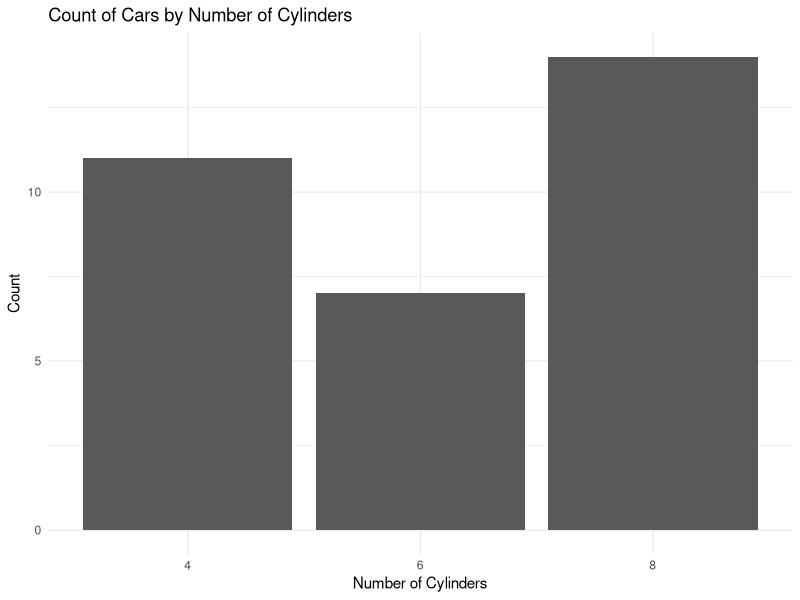
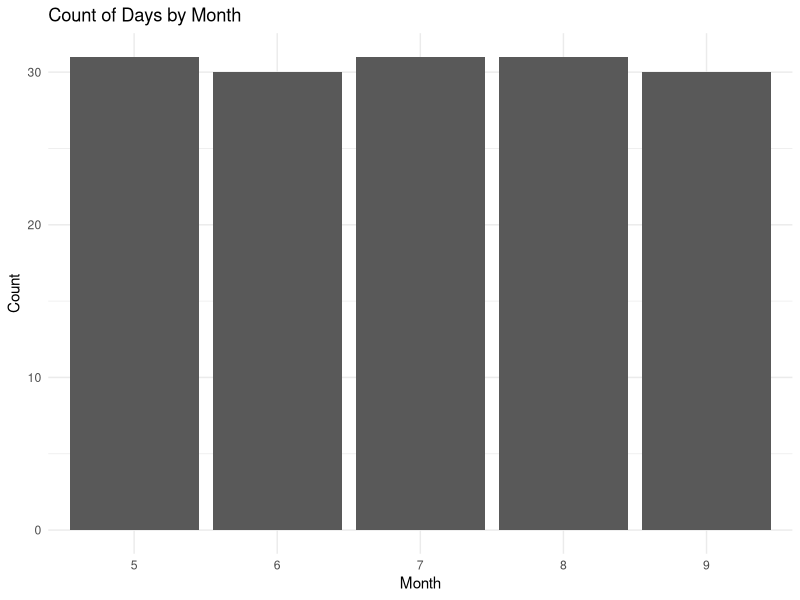
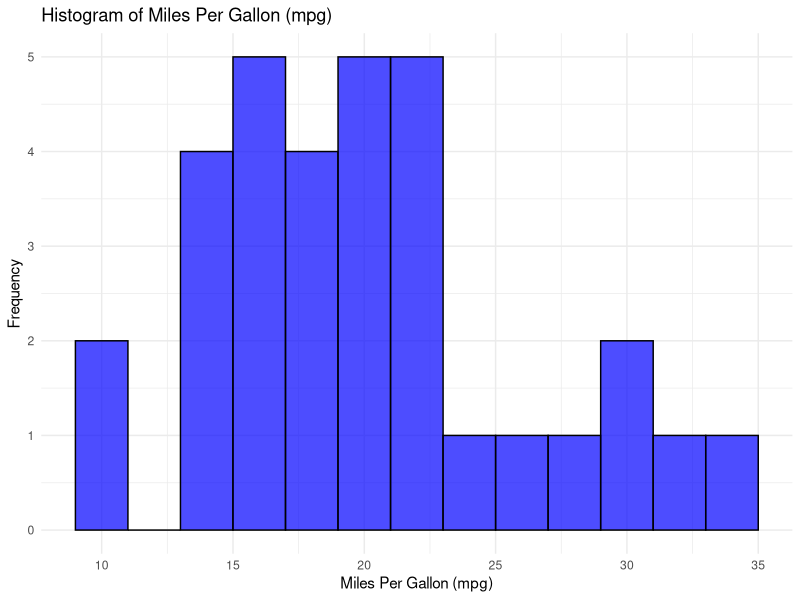
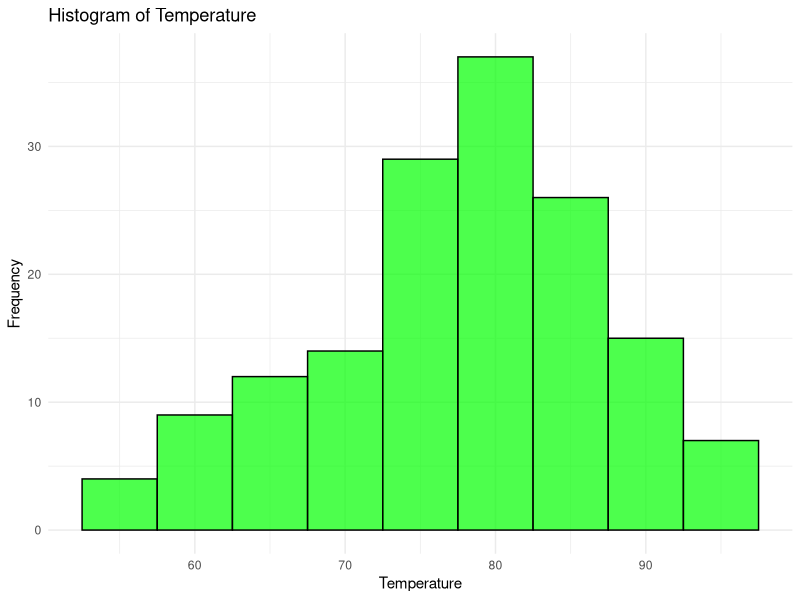
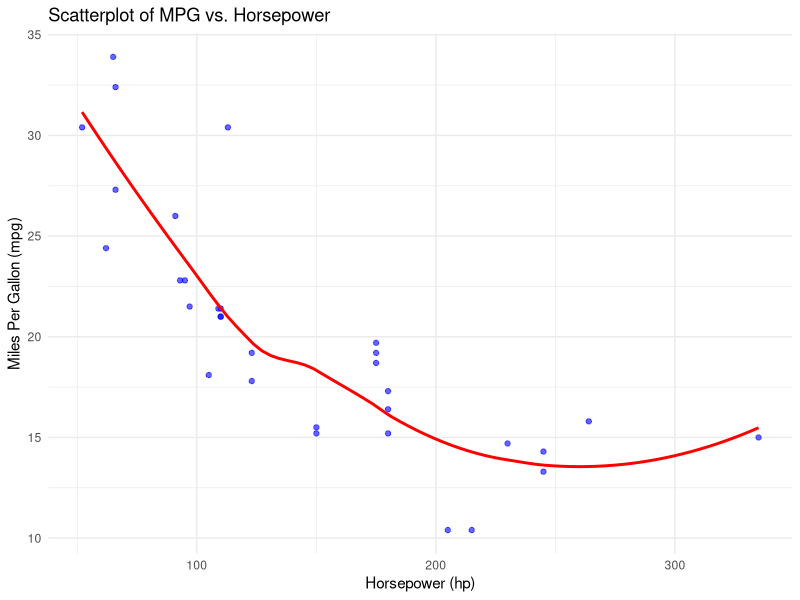
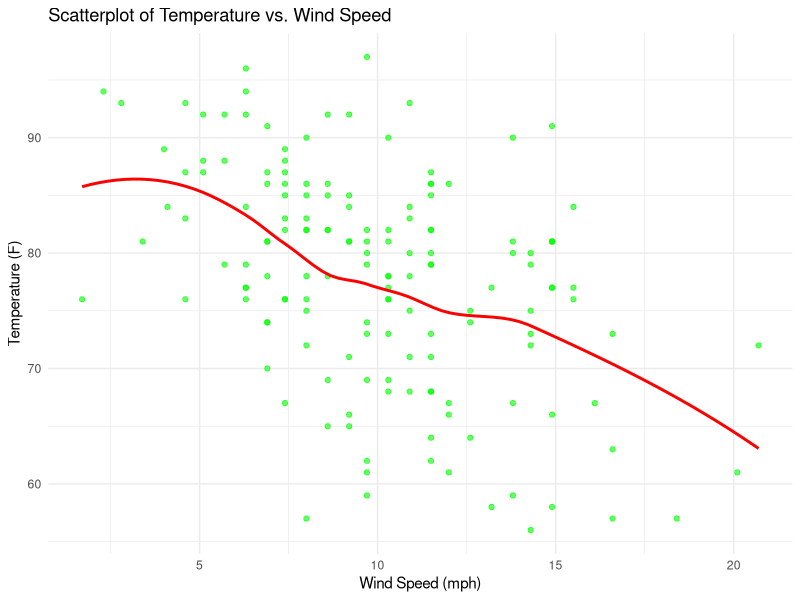
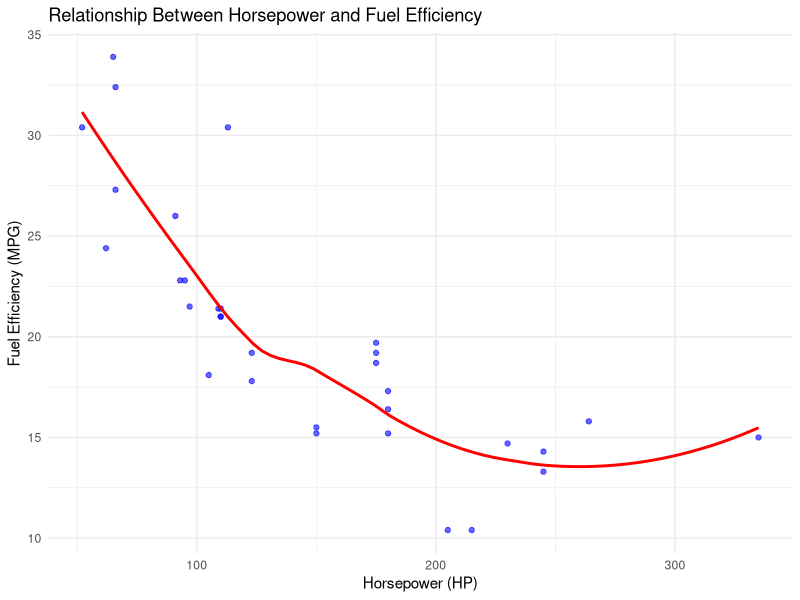
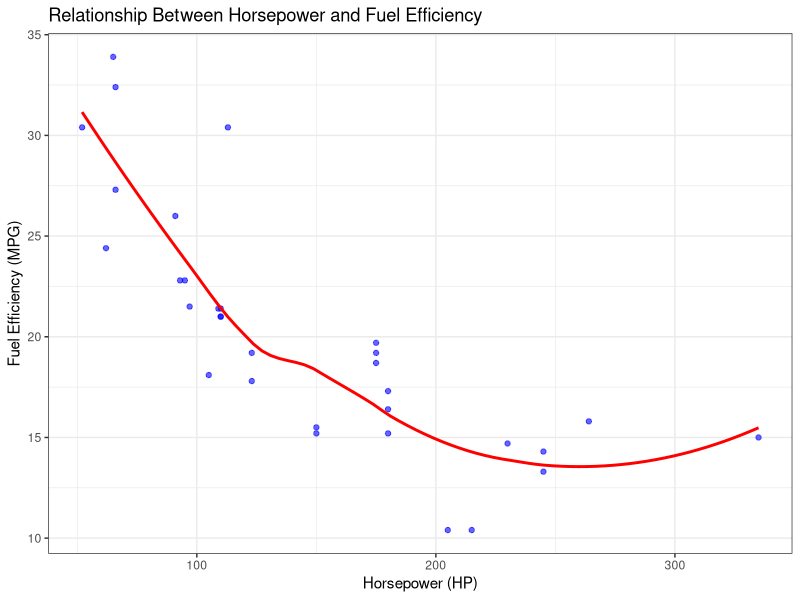

Generate these figures, in order, with R:
#QUESTION 1
# Load ggplot2 package
library(ggplot2)

# Load datasets
data(mtcars)
data(airquality)

# Plot counts by a discrete variable for mtcars (number of cylinders)
ggplot(mtcars, aes(x = as.factor(cyl))) +
  geom_bar() +
  labs(title = "Count of Cars by Number of Cylinders",
       x = "Number of Cylinders",
       y = "Count") +
  theme_minimal()

# Plot counts by a discrete variable for air quality (month)
ggplot(airquality, aes(x = as.factor(Month))) +
  geom_bar() +
  labs(title = "Count of Days by Month",
       x = "Month",
       y = "Count") +
  theme_minimal()

#QUESTION 2
# Histogram for mtcars (miles per gallon)
ggplot(mtcars, aes(x = mpg)) +
  geom_histogram(binwidth = 2, fill = "blue", color = "black", alpha = 0.7) +
  labs(title = "Histogram of Miles Per Gallon (mpg)",
       x = "Miles Per Gallon (mpg)",
       y = "Frequency") +
  theme_minimal()

# Histogram for airquality (temperature)
ggplot(airquality, aes(x = Temp)) +
  geom_histogram(binwidth = 5, fill = "green", color = "black", alpha = 0.7) +
  labs(title = "Histogram of Temperature",
       x = "Temperature",
       y = "Frequency") +
  theme_minimal()

#QUESTION 3
# Load packages
install.packages("dplyr")
library(dplyr)
library(ggplot2)
# Calculate mean mpg for each number of cylinders
mtcars_summary <- mtcars %>%
  group_by(cyl) %>%
  summarise(
    mean_mpg = mean(mpg, na.rm = TRUE),
    median_mpg = median(mpg, na.rm = TRUE),
    min_mpg = min(mpg, na.rm = TRUE),
    max_mpg = max(mpg, na.rm = TRUE)
  )

# Print the summary
print(mtcars_summary)


# Calculate mean Temp for each Month
airquality_summary <- airquality %>%
  group_by(Month) %>%
  summarise(
    mean_Temp = mean(Temp, na.rm = TRUE),
    median_Temp = median(Temp, na.rm = TRUE),
    min_Temp = min(Temp, na.rm = TRUE),
    max_Temp = max(Temp, na.rm = TRUE)
  )

# Print the summary
print(airquality_summary)

#QUESTION 4
#MTCARS
# Scatter plot of mpg vs. hp with smoothed conditional mean line
ggplot(mtcars, aes(x = hp, y = mpg)) +
  geom_point(color = "blue", alpha = 0.6) +
  geom_smooth(method = "loess", color = "red", se = FALSE) +
  labs(title = "Scatterplot of MPG vs. Horsepower",
       x = "Horsepower (hp)",
       y = "Miles Per Gallon (mpg)") +
  theme_minimal()

#AIR QUALIFY
# Scatterplot of Temp vs. Wind with smoothed conditional mean line
ggplot(airquality, aes(x = Wind, y = Temp)) +
  geom_point(color = "green", alpha = 0.6) +
  geom_smooth(method = "loess", color = "red", se = FALSE) +
  labs(title = "Scatterplot of Temperature vs. Wind Speed",
       x = "Wind Speed (mph)",
       y = "Temperature (F)") +
  theme_minimal()

#QUESTION 5
# Load ggplot2 package
library(ggplot2)

# Scatter plot of mpg vs. hp with smoothed conditional mean line and updated labels
ggplot(mtcars, aes(x = hp, y = mpg)) +
  geom_point(color = "blue", alpha = 0.6) +
  geom_smooth(method = "loess", color = "red", se = FALSE) +
  labs(title = "Relationship Between Horsepower and Fuel Efficiency",
       x = "Horsepower (HP)",
       y = "Fuel Efficiency (MPG)") +
  theme_minimal()

#QUESTION 6
# Load ggplot2 package
library(ggplot2)

# Scatterplot of mpg vs. hp with smoothed conditional mean line and updated labels
ggplot(mtcars, aes(x = hp, y = mpg)) +
  geom_point(color = "blue", alpha = 0.6) +
  geom_smooth(method = "loess", color = "red", se = FALSE) +
  labs(title = "Relationship Between Horsepower and Fuel Efficiency",
       x = "Horsepower (HP)",
       y = "Fuel Efficiency (MPG)") +
  theme_bw()  # Change theme to theme_bw (black and white)

#QUESTION 7

# Yields recorded from the 10 randomly selected farmers' fields
yields <- c(14.3, 12.6, 13.7, 10.9, 13.7, 12.0, 11.4, 12.0, 12.6, 13.1)

# Perform a one-sample t-test
t_test_result <- t.test(yields, mu = 12.0)

# Print the result
print(t_test_result)


#QUESTION 8
# Create a data frame with three groups (A, B, and C) each having 3 scores
data <- data.frame(
  Group = rep(c("A", "B", "C"), each = 3),
  Score = c(10, 12, 11, 14, 13, 15, 9, 8, 10)
)

# Print the data frame
print(data)

# Perform one-way ANOVA
anova_result <- aov(Score ~ Group, data = data)

# Print the ANOVA summary
summary(anova_result)
